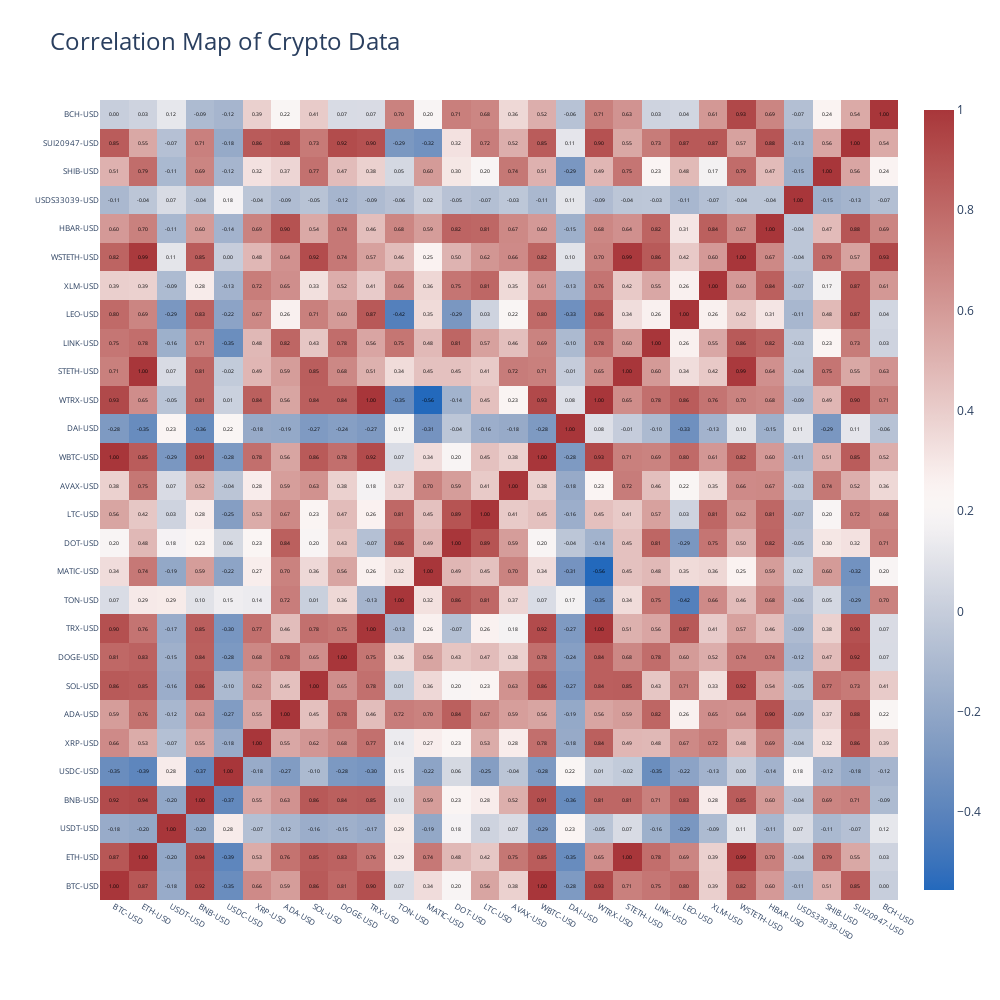

The notebook cell saved with this chart:
### Code cell
fig = go.Figure(
    data=go.Heatmap(
        z=corr.values,
        x=corr.columns,
        y=corr.index,
        colorscale=colorscale,
        text=[[f"{val:.2f}" for val in row] for row in corr.values],
        texttemplate="%{text}",
        textfont={"size": 5, "color": "black"}
    )
)

fig.update_layout(
    title={
        'text': 'Correlation Map of Crypto Data',
        'font': {
            'size': 24
        }
    },
    autosize=False,
    width=1000,
    height=1000,
    margin=dict(l=100, r=100, t=100, b=100)
)

fig.update_xaxes(tickfont=dict(size=8))
fig.update_yaxes(tickfont=dict(size=8))

### Figure 1 — Plotly figure (JSON) as saved in the notebook; plotly's stock layout.template omitted (floating-point values rounded to 4 significant figures; data arrays with more than 128 entries replaced by an {"elided": "..."} marker saying what was removed)
{"data": [{"colorscale": {"elided": "256x2 mixed values"}, "text": {"elided": "28x28 str values"}, "textfont": {"color": "black", "size": 5}, "texttemplate": "%{text}", "type": "heatmap", "x": ["BTC-USD", "ETH-USD", "USDT-USD", "BNB-USD", "USDC-USD", "XRP-USD", "ADA-USD", "SOL-USD", "DOGE-USD", "TRX-USD", "TON-USD", "MATIC-USD", "DOT-USD", "LTC-USD", "AVAX-USD", "WBTC-USD", "DAI-USD", "WTRX-USD", "STETH-USD", "LINK-USD", "LEO-USD", "XLM-USD", "WSTETH-USD", "HBAR-USD", "USDS33039-USD", "SHIB-USD", "SUI20947-USD", "BCH-USD"], "y": ["BTC-USD", "ETH-USD", "USDT-USD", "BNB-USD", "USDC-USD", "XRP-USD", "ADA-USD", "SOL-USD", "DOGE-USD", "TRX-USD", "TON-USD", "MATIC-USD", "DOT-USD", "LTC-USD", "AVAX-USD", "WBTC-USD", "DAI-USD", "WTRX-USD", "STETH-USD", "LINK-USD", "LEO-USD", "XLM-USD", "WSTETH-USD", "HBAR-USD", "USDS33039-USD", "SHIB-USD", "SUI20947-USD", "BCH-USD"], "z": {"elided": "28x28 float values"}}], "layout": {"autosize": false, "height": 1000, "margin": {"b": 100, "l": 100, "r": 100, "t": 100}, "title": {"font": {"size": 24}, "text": "Correlation Map of Crypto Data"}, "width": 1000, "xaxis": {"tickfont": {"size": 8}}, "yaxis": {"tickfont": {"size": 8}}}}
